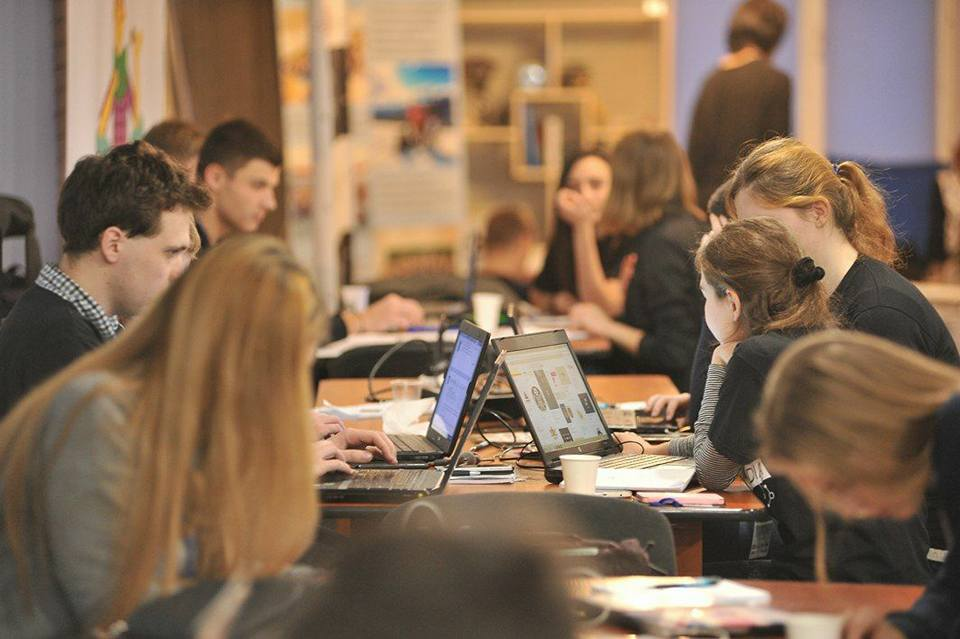
//> input picture BlendTwoImages/2.jpg, 960 x 639 px
$ ./main   (built with g++ and OpenCV 4)
//> lines starting //> are read from the running program, lines starting //| are printed output that depends on the picture
#include <iostream>
#include <opencv2/imgcodecs/imgcodecs.hpp>
#include <opencv2/highgui.hpp>

using namespace cv;
using namespace std;

int main() {

	double alpha = 0.5, beta, input;

	Mat src1, src2, dst;
	cout << " Simple Linear Blender " << endl;
	cout << "-----------------------" << endl;
	cout << "* Enter alpha [0.0-1.0]: ";

	cin >> input;
//> the answer given: 2

	if (input >= 0 && input <= 1)
		alpha = input;

	src1 = imread("2.jpg");
//> src1 is the input picture: 639 rows x 960 cols, CV_8UC3; mean B, G, R 85.4, 108.6, 134.5
	src2 = imread("3.jpg");
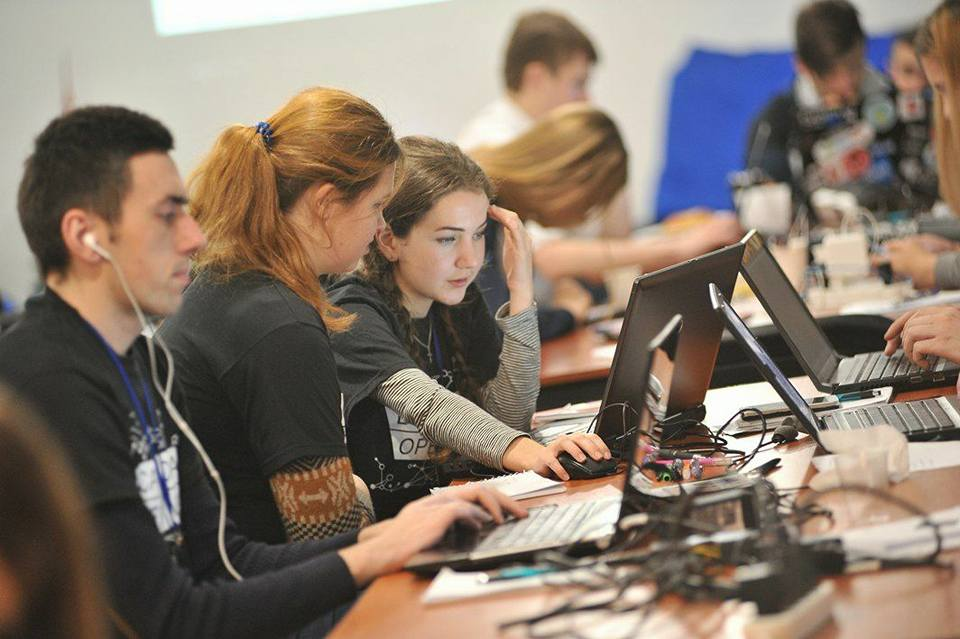
//> input picture BlendTwoImages/3.jpg, 960 x 639 px
//> src2 is the input picture: 639 rows x 960 cols, CV_8UC3; mean B, G, R 106.3, 119.5, 134.5

	if (src1.empty()) { cout << "src1 is empty! " << endl; return -1; };
	if (src2.empty()) { cout << "src2 is empty! " << endl; return -1; };

	beta = 1 - alpha;
	addWeighted(src1, alpha, src2, beta, 0.0, dst);
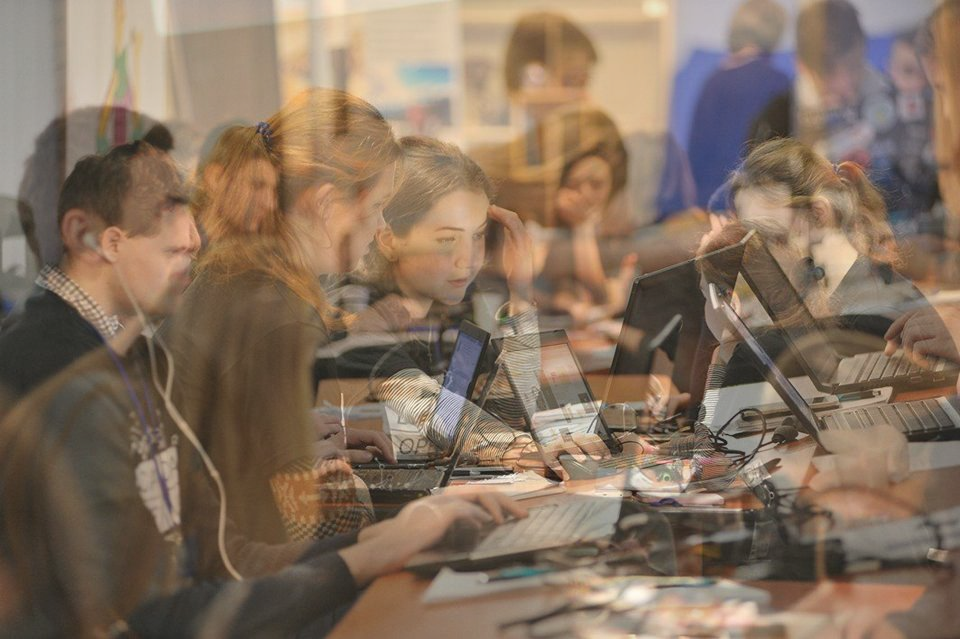
//> dst: 639 rows x 960 cols, CV_8UC3; mean B, G, R 95.8, 114.1, 134.5

	string nameWindow = "Lena with boobs";
	namedWindow(nameWindow);
	imshow(nameWindow, dst);
	waitKey();
	return 0;
}
